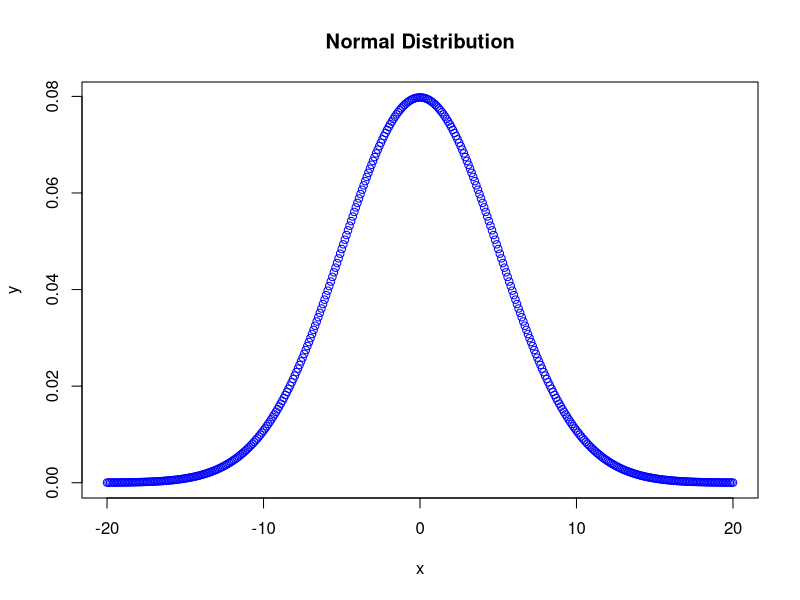
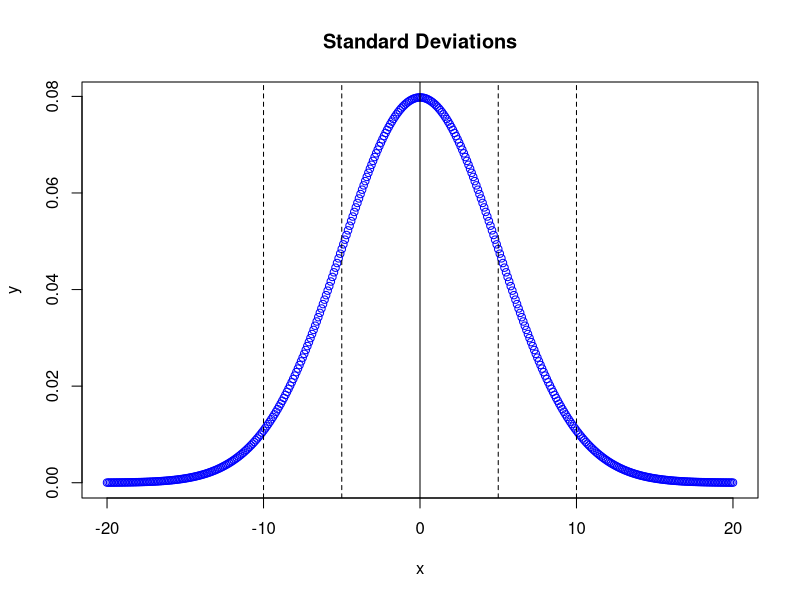

Recreate these plots in R, in order. (Note: this script raises an error after producing the figures.)
x <- seq(-20, 20, by = .1)
y <- dnorm(x, mean = 0, sd = 5.0)

png("./viz_out/bellcurve.png", units="in", width=8.9, height=5, res=300)
plot(x,y, main = "Normal Distribution", col = "blue")
dev.off()

df <- data.frame(x, y)

df$x<=5&df$x>=-5

s1 <- df[df$x<=5&df$x>=-5,]

png("./viz_out/sd.png", units="in", width=8.9, height=5, res=300)
plot(x,y, main = "Standard Deviations", col = "blue")
abline(v = 0)
abline(v = 5, lty = 2)
abline(v = 10, lty = 2)
abline(v = -5, lty = 2)
abline(v = -10, lty = 2)
dev.off()

dnorm_limit <- function(x) {
  y <- dnorm(x)
  y[x < 0  |  x > 2] <- NA
  return(y)
}

base <- ggplot() + xlim(-10, 10)
p <- base +
      geom_function(aes(colour = "Population 1"), fun = dnorm, args = list(mean = -3, sd = 2), size = 2) +
      geom_function(aes(colour = "Population 2"), fun = dnorm, args = list(mean = 3, sd = 2), size = 2) +
      geom_ribbon() +
      theme_classic()

png("./viz_out/overdist.png", units="in", width=8.9, height=5, res=300)
p
dev.off()

# criticalValues <- qnorm(c(.025,.975))

# shadeNormalTwoTailedLeft <- rbind(c(criticalValues[1],0), subset(normalDistribution, x < criticalValues[1]))

# shadeNormalTwoTailedRight <- rbind(c(criticalValues[2],0), subset(normalDistribution, x > criticalValues[2]), c(3,0))
